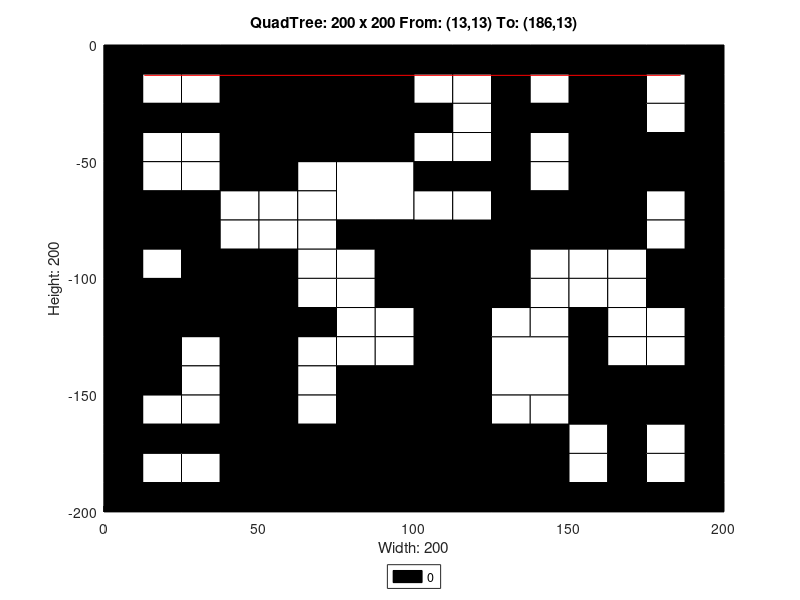

The MATLAB source for this figure:
axis([0 200 -200 0]);
title('QuadTree: 200 x 200 From: (13,13) To: (186,13)');
xlabel('Width: 200');
ylabel('Height: 200');
rectangle('Position',[50 -50 50 50], 'FaceColor',[0 0 0]);
rectangle('Position',[75 -75 25 25], 'FaceColor',[1 1 1]);
rectangle('Position',[150 -25 25 25], 'FaceColor',[0 0 0]);
rectangle('Position',[150 -50 25 25], 'FaceColor',[0 0 0]);
rectangle('Position',[100 -100 25 25], 'FaceColor',[0 0 0]);
rectangle('Position',[150 -75 25 25], 'FaceColor',[0 0 0]);
rectangle('Position',[0 -125 25 25], 'FaceColor',[0 0 0]);
rectangle('Position',[25 -125 25 25], 'FaceColor',[0 0 0]);
rectangle('Position',[0 -150 25 25], 'FaceColor',[0 0 0]);
rectangle('Position',[75 -175 25 25], 'FaceColor',[0 0 0]);
rectangle('Position',[50 -200 25 25], 'FaceColor',[0 0 0]);
rectangle('Position',[75 -200 25 25], 'FaceColor',[0 0 0]);
rectangle('Position',[100 -125 25 25], 'FaceColor',[0 0 0]);
rectangle('Position',[100 -150 25 25], 'FaceColor',[0 0 0]);
rectangle('Position',[125 -150 25 25], 'FaceColor',[1 1 1]);
rectangle('Position',[100 -175 25 25], 'FaceColor',[0 0 0]);
rectangle('Position',[100 -200 25 25], 'FaceColor',[0 0 0]);
rectangle('Position',[125 -200 25 25], 'FaceColor',[0 0 0]);
rectangle('Position',[0 -12.5 12.5 12.5], 'FaceColor',[0 0 0]);
rectangle('Position',[12.5 -12.5 12.5 12.5], 'FaceColor',[0 0 0]);
rectangle('Position',[0 -25 12.5 12.5], 'FaceColor',[0 0 0]);
rectangle('Position',[12.5 -25 12.5 12.5], 'FaceColor',[1 1 1]);
rectangle('Position',[25 -12.5 12.5 12.5], 'FaceColor',[0 0 0]);
rectangle('Position',[37.5 -12.5 12.5 12.5], 'FaceColor',[0 0 0]);
rectangle('Position',[25 -25 12.5 12.5], 'FaceColor',[1 1 1]);
rectangle('Position',[37.5 -25 12.5 12.5], 'FaceColor',[0 0 0]);
rectangle('Position',[0 -37.5 12.5 12.5], 'FaceColor',[0 0 0]);
rectangle('Position',[12.5 -37.5 12.5 12.5], 'FaceColor',[0 0 0]);
rectangle('Position',[0 -50 12.5 12.5], 'FaceColor',[0 0 0]);
rectangle('Position',[12.5 -50 12.5 12.5], 'FaceColor',[1 1 1]);
rectangle('Position',[25 -37.5 12.5 12.5], 'FaceColor',[0 0 0]);
rectangle('Position',[37.5 -37.5 12.5 12.5], 'FaceColor',[0 0 0]);
rectangle('Position',[25 -50 12.5 12.5], 'FaceColor',[1 1 1]);
rectangle('Position',[37.5 -50 12.5 12.5], 'FaceColor',[0 0 0]);
rectangle('Position',[0 -62.5 12.5 12.5], 'FaceColor',[0 0 0]);
rectangle('Position',[12.5 -62.5 12.5 12.5], 'FaceColor',[1 1 1]);
rectangle('Position',[0 -75 12.5 12.5], 'FaceColor',[0 0 0]);
rectangle('Position',[12.5 -75 12.5 12.5], 'FaceColor',[0 0 0]);
rectangle('Position',[25 -62.5 12.5 12.5], 'FaceColor',[1 1 1]);
rectangle('Position',[37.5 -62.5 12.5 12.5], 'FaceColor',[0 0 0]);
rectangle('Position',[25 -75 12.5 12.5], 'FaceColor',[0 0 0]);
rectangle('Position',[37.5 -75 12.5 12.5], 'FaceColor',[1 1 1]);
rectangle('Position',[0 -87.5 12.5 12.5], 'FaceColor',[0 0 0]);
rectangle('Position',[12.5 -87.5 12.5 12.5], 'FaceColor',[0 0 0]);
rectangle('Position',[0 -100 12.5 12.5], 'FaceColor',[0 0 0]);
rectangle('Position',[12.5 -100 12.5 12.5], 'FaceColor',[1 1 1]);
rectangle('Position',[25 -87.5 12.5 12.5], 'FaceColor',[0 0 0]);
rectangle('Position',[37.5 -87.5 12.5 12.5], 'FaceColor',[1 1 1]);
rectangle('Position',[25 -100 12.5 12.5], 'FaceColor',[0 0 0]);
rectangle('Position',[37.5 -100 12.5 12.5], 'FaceColor',[0 0 0]);
rectangle('Position',[50 -62.5 12.5 12.5], 'FaceColor',[0 0 0]);
rectangle('Position',[62.5 -62.5 12.5 12.5], 'FaceColor',[1 1 1]);
rectangle('Position',[50 -75 12.5 12.5], 'FaceColor',[1 1 1]);
rectangle('Position',[62.5 -75 12.5 12.5], 'FaceColor',[1 1 1]);
rectangle('Position',[50 -87.5 12.5 12.5], 'FaceColor',[1 1 1]);
rectangle('Position',[62.5 -87.5 12.5 12.5], 'FaceColor',[1 1 1]);
rectangle('Position',[50 -100 12.5 12.5], 'FaceColor',[0 0 0]);
rectangle('Position',[62.5 -100 12.5 12.5], 'FaceColor',[1 1 1]);
rectangle('Position',[75 -87.5 12.5 12.5], 'FaceColor',[0 0 0]);
rectangle('Position',[87.5 -87.5 12.5 12.5], 'FaceColor',[0 0 0]);
rectangle('Position',[75 -100 12.5 12.5], 'FaceColor',[1 1 1]);
rectangle('Position',[87.5 -100 12.5 12.5], 'FaceColor',[0 0 0]);
rectangle('Position',[100 -12.5 12.5 12.5], 'FaceColor',[0 0 0]);
rectangle('Position',[112.5 -12.5 12.5 12.5], 'FaceColor',[0 0 0]);
rectangle('Position',[100 -25 12.5 12.5], 'FaceColor',[1 1 1]);
rectangle('Position',[112.5 -25 12.5 12.5], 'FaceColor',[1 1 1]);
rectangle('Position',[125 -12.5 12.5 12.5], 'FaceColor',[0 0 0]);
rectangle('Position',[137.5 -12.5 12.5 12.5], 'FaceColor',[0 0 0]);
rectangle('Position',[125 -25 12.5 12.5], 'FaceColor',[0 0 0]);
rectangle('Position',[137.5 -25 12.5 12.5], 'FaceColor',[1 1 1]);
rectangle('Position',[100 -37.5 12.5 12.5], 'FaceColor',[0 0 0]);
rectangle('Position',[112.5 -37.5 12.5 12.5], 'FaceColor',[1 1 1]);
rectangle('Position',[100 -50 12.5 12.5], 'FaceColor',[1 1 1]);
rectangle('Position',[112.5 -50 12.5 12.5], 'FaceColor',[1 1 1]);
rectangle('Position',[125 -37.5 12.5 12.5], 'FaceColor',[0 0 0]);
rectangle('Position',[137.5 -37.5 12.5 12.5], 'FaceColor',[0 0 0]);
rectangle('Position',[125 -50 12.5 12.5], 'FaceColor',[0 0 0]);
rectangle('Position',[137.5 -50 12.5 12.5], 'FaceColor',[1 1 1]);
rectangle('Position',[175 -12.5 12.5 12.5], 'FaceColor',[0 0 0]);
rectangle('Position',[187.5 -12.5 12.5 12.5], 'FaceColor',[0 0 0]);
rectangle('Position',[175 -25 12.5 12.5], 'FaceColor',[1 1 1]);
rectangle('Position',[187.5 -25 12.5 12.5], 'FaceColor',[0 0 0]);
rectangle('Position',[175 -37.5 12.5 12.5], 'FaceColor',[1 1 1]);
rectangle('Position',[187.5 -37.5 12.5 12.5], 'FaceColor',[0 0 0]);
rectangle('Position',[175 -50 12.5 12.5], 'FaceColor',[0 0 0]);
rectangle('Position',[187.5 -50 12.5 12.5], 'FaceColor',[0 0 0]);
rectangle('Position',[100 -62.5 12.5 12.5], 'FaceColor',[0 0 0]);
rectangle('Position',[112.5 -62.5 12.5 12.5], 'FaceColor',[0 0 0]);
rectangle('Position',[100 -75 12.5 12.5], 'FaceColor',[1 1 1]);
rectangle('Position',[112.5 -75 12.5 12.5], 'FaceColor',[1 1 1]);
rectangle('Position',[125 -62.5 12.5 12.5], 'FaceColor',[0 0 0]);
rectangle('Position',[137.5 -62.5 12.5 12.5], 'FaceColor',[1 1 1]);
rectangle('Position',[125 -75 12.5 12.5], 'FaceColor',[0 0 0]);
rectangle('Position',[137.5 -75 12.5 12.5], 'FaceColor',[0 0 0]);
rectangle('Position',[125 -87.5 12.5 12.5], 'FaceColor',[0 0 0]);
rectangle('Position',[137.5 -87.5 12.5 12.5], 'FaceColor',[0 0 0]);
rectangle('Position',[125 -100 12.5 12.5], 'FaceColor',[0 0 0]);
rectangle('Position',[137.5 -100 12.5 12.5], 'FaceColor',[1 1 1]);
rectangle('Position',[175 -62.5 12.5 12.5], 'FaceColor',[0 0 0]);
rectangle('Position',[187.5 -62.5 12.5 12.5], 'FaceColor',[0 0 0]);
rectangle('Position',[175 -75 12.5 12.5], 'FaceColor',[1 1 1]);
rectangle('Position',[187.5 -75 12.5 12.5], 'FaceColor',[0 0 0]);
rectangle('Position',[150 -87.5 12.5 12.5], 'FaceColor',[0 0 0]);
rectangle('Position',[162.5 -87.5 12.5 12.5], 'FaceColor',[0 0 0]);
rectangle('Position',[150 -100 12.5 12.5], 'FaceColor',[1 1 1]);
rectangle('Position',[162.5 -100 12.5 12.5], 'FaceColor',[1 1 1]);
rectangle('Position',[175 -87.5 12.5 12.5], 'FaceColor',[1 1 1]);
rectangle('Position',[187.5 -87.5 12.5 12.5], 'FaceColor',[0 0 0]);
rectangle('Position',[175 -100 12.5 12.5], 'FaceColor',[0 0 0]);
rectangle('Position',[187.5 -100 12.5 12.5], 'FaceColor',[0 0 0]);
rectangle('Position',[25 -137.5 12.5 12.5], 'FaceColor',[1 1 1]);
rectangle('Position',[37.5 -137.5 12.5 12.5], 'FaceColor',[0 0 0]);
rectangle('Position',[25 -150 12.5 12.5], 'FaceColor',[1 1 1]);
rectangle('Position',[37.5 -150 12.5 12.5], 'FaceColor',[0 0 0]);
rectangle('Position',[50 -112.5 12.5 12.5], 'FaceColor',[0 0 0]);
rectangle('Position',[62.5 -112.5 12.5 12.5], 'FaceColor',[1 1 1]);
rectangle('Position',[50 -125 12.5 12.5], 'FaceColor',[0 0 0]);
rectangle('Position',[62.5 -125 12.5 12.5], 'FaceColor',[0 0 0]);
rectangle('Position',[75 -112.5 12.5 12.5], 'FaceColor',[1 1 1]);
rectangle('Position',[87.5 -112.5 12.5 12.5], 'FaceColor',[0 0 0]);
rectangle('Position',[75 -125 12.5 12.5], 'FaceColor',[1 1 1]);
rectangle('Position',[87.5 -125 12.5 12.5], 'FaceColor',[1 1 1]);
rectangle('Position',[50 -137.5 12.5 12.5], 'FaceColor',[0 0 0]);
rectangle('Position',[62.5 -137.5 12.5 12.5], 'FaceColor',[1 1 1]);
rectangle('Position',[50 -150 12.5 12.5], 'FaceColor',[0 0 0]);
rectangle('Position',[62.5 -150 12.5 12.5], 'FaceColor',[1 1 1]);
rectangle('Position',[75 -137.5 12.5 12.5], 'FaceColor',[1 1 1]);
rectangle('Position',[87.5 -137.5 12.5 12.5], 'FaceColor',[1 1 1]);
rectangle('Position',[75 -150 12.5 12.5], 'FaceColor',[0 0 0]);
rectangle('Position',[87.5 -150 12.5 12.5], 'FaceColor',[0 0 0]);
rectangle('Position',[0 -162.5 12.5 12.5], 'FaceColor',[0 0 0]);
rectangle('Position',[12.5 -162.5 12.5 12.5], 'FaceColor',[1 1 1]);
rectangle('Position',[0 -175 12.5 12.5], 'FaceColor',[0 0 0]);
rectangle('Position',[12.5 -175 12.5 12.5], 'FaceColor',[0 0 0]);
rectangle('Position',[25 -162.5 12.5 12.5], 'FaceColor',[1 1 1]);
rectangle('Position',[37.5 -162.5 12.5 12.5], 'FaceColor',[0 0 0]);
rectangle('Position',[25 -175 12.5 12.5], 'FaceColor',[0 0 0]);
rectangle('Position',[37.5 -175 12.5 12.5], 'FaceColor',[0 0 0]);
rectangle('Position',[0 -187.5 12.5 12.5], 'FaceColor',[0 0 0]);
rectangle('Position',[12.5 -187.5 12.5 12.5], 'FaceColor',[1 1 1]);
rectangle('Position',[0 -200 12.5 12.5], 'FaceColor',[0 0 0]);
rectangle('Position',[12.5 -200 12.5 12.5], 'FaceColor',[0 0 0]);
rectangle('Position',[25 -187.5 12.5 12.5], 'FaceColor',[1 1 1]);
rectangle('Position',[37.5 -187.5 12.5 12.5], 'FaceColor',[0 0 0]);
rectangle('Position',[25 -200 12.5 12.5], 'FaceColor',[0 0 0]);
rectangle('Position',[37.5 -200 12.5 12.5], 'FaceColor',[0 0 0]);
rectangle('Position',[50 -162.5 12.5 12.5], 'FaceColor',[0 0 0]);
rectangle('Position',[62.5 -162.5 12.5 12.5], 'FaceColor',[1 1 1]);
rectangle('Position',[50 -175 12.5 12.5], 'FaceColor',[0 0 0]);
rectangle('Position',[62.5 -175 12.5 12.5], 'FaceColor',[0 0 0]);
rectangle('Position',[125 -112.5 12.5 12.5], 'FaceColor',[0 0 0]);
rectangle('Position',[137.5 -112.5 12.5 12.5], 'FaceColor',[1 1 1]);
rectangle('Position',[125 -125 12.5 12.5], 'FaceColor',[1 1 1]);
rectangle('Position',[137.5 -125 12.5 12.5], 'FaceColor',[1 1 1]);
rectangle('Position',[150 -112.5 12.5 12.5], 'FaceColor',[1 1 1]);
rectangle('Position',[162.5 -112.5 12.5 12.5], 'FaceColor',[1 1 1]);
rectangle('Position',[150 -125 12.5 12.5], 'FaceColor',[0 0 0]);
rectangle('Position',[162.5 -125 12.5 12.5], 'FaceColor',[1 1 1]);
rectangle('Position',[175 -112.5 12.5 12.5], 'FaceColor',[0 0 0]);
rectangle('Position',[187.5 -112.5 12.5 12.5], 'FaceColor',[0 0 0]);
rectangle('Position',[175 -125 12.5 12.5], 'FaceColor',[1 1 1]);
rectangle('Position',[187.5 -125 12.5 12.5], 'FaceColor',[0 0 0]);
rectangle('Position',[150 -137.5 12.5 12.5], 'FaceColor',[0 0 0]);
rectangle('Position',[162.5 -137.5 12.5 12.5], 'FaceColor',[1 1 1]);
rectangle('Position',[150 -150 12.5 12.5], 'FaceColor',[0 0 0]);
rectangle('Position',[162.5 -150 12.5 12.5], 'FaceColor',[0 0 0]);
rectangle('Position',[175 -137.5 12.5 12.5], 'FaceColor',[1 1 1]);
rectangle('Position',[187.5 -137.5 12.5 12.5], 'FaceColor',[0 0 0]);
rectangle('Position',[175 -150 12.5 12.5], 'FaceColor',[0 0 0]);
rectangle('Position',[187.5 -150 12.5 12.5], 'FaceColor',[0 0 0]);
rectangle('Position',[125 -162.5 12.5 12.5], 'FaceColor',[1 1 1]);
rectangle('Position',[137.5 -162.5 12.5 12.5], 'FaceColor',[1 1 1]);
rectangle('Position',[125 -175 12.5 12.5], 'FaceColor',[0 0 0]);
rectangle('Position',[137.5 -175 12.5 12.5], 'FaceColor',[0 0 0]);
rectangle('Position',[150 -162.5 12.5 12.5], 'FaceColor',[0 0 0]);
rectangle('Position',[162.5 -162.5 12.5 12.5], 'FaceColor',[0 0 0]);
rectangle('Position',[150 -175 12.5 12.5], 'FaceColor',[1 1 1]);
rectangle('Position',[162.5 -175 12.5 12.5], 'FaceColor',[0 0 0]);
rectangle('Position',[175 -162.5 12.5 12.5], 'FaceColor',[0 0 0]);
rectangle('Position',[187.5 -162.5 12.5 12.5], 'FaceColor',[0 0 0]);
rectangle('Position',[175 -175 12.5 12.5], 'FaceColor',[1 1 1]);
rectangle('Position',[187.5 -175 12.5 12.5], 'FaceColor',[0 0 0]);
rectangle('Position',[150 -187.5 12.5 12.5], 'FaceColor',[1 1 1]);
rectangle('Position',[162.5 -187.5 12.5 12.5], 'FaceColor',[0 0 0]);
rectangle('Position',[150 -200 12.5 12.5], 'FaceColor',[0 0 0]);
rectangle('Position',[162.5 -200 12.5 12.5], 'FaceColor',[0 0 0]);
rectangle('Position',[175 -187.5 12.5 12.5], 'FaceColor',[1 1 1]);
rectangle('Position',[187.5 -187.5 12.5 12.5], 'FaceColor',[0 0 0]);
rectangle('Position',[175 -200 12.5 12.5], 'FaceColor',[0 0 0]);
rectangle('Position',[187.5 -200 12.5 12.5], 'FaceColor',[0 0 0]);
X=[186,13];
Y=[-13,-13];
hold on;
plot(X,Y,'r');
legend('0','Location','southoutside');
